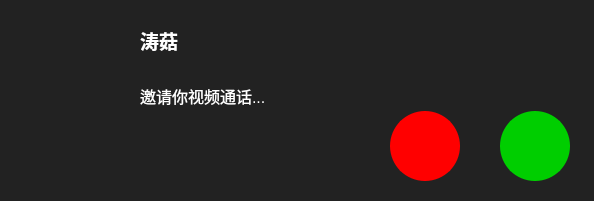
<?xml version="1.0" encoding="UTF-8"?>
<ui version="4.0">
 <class>InviteWidget</class>
 <widget class="QWidget" name="InviteWidget">
  <property name="geometry">
   <rect>
    <x>0</x>
    <y>0</y>
    <width>594</width>
    <height>201</height>
   </rect>
  </property>
  <property name="windowTitle">
   <string>Form</string>
  </property>
  <property name="styleSheet">
   <string notr="true">background-color: rgb(34, 34, 34);</string>
  </property>
  <widget class="QLabel" name="label">
   <property name="geometry">
    <rect>
     <x>20</x>
     <y>20</y>
     <width>100</width>
     <height>100</height>
    </rect>
   </property>
   <property name="minimumSize">
    <size>
     <width>100</width>
     <height>100</height>
    </size>
   </property>
   <property name="styleSheet">
    <string notr="true"/>
   </property>
   <property name="text">
    <string/>
   </property>
   <property name="pixmap">
    <pixmap resource="../../resource.qrc">:/resource/chat/styjx.jpg</pixmap>
   </property>
   <property name="scaledContents">
    <bool>true</bool>
   </property>
  </widget>
  <widget class="QLabel" name="nickname_label">
   <property name="geometry">
    <rect>
     <x>140</x>
     <y>20</y>
     <width>91</width>
     <height>41</height>
    </rect>
   </property>
   <property name="font">
    <font>
     <pointsize>14</pointsize>
     <bold>true</bold>
    </font>
   </property>
   <property name="styleSheet">
    <string notr="true">color: rgb(255, 255, 255);</string>
   </property>
   <property name="text">
    <string>涛菇</string>
   </property>
  </widget>
  <widget class="QLabel" name="status_label">
   <property name="geometry">
    <rect>
     <x>140</x>
     <y>80</y>
     <width>161</width>
     <height>31</height>
    </rect>
   </property>
   <property name="font">
    <font>
     <pointsize>12</pointsize>
    </font>
   </property>
   <property name="styleSheet">
    <string notr="true">color: rgb(255, 255, 255);</string>
   </property>
   <property name="text">
    <string>邀请你视频通话...</string>
   </property>
  </widget>
  <widget class="QWidget" name="layoutWidget">
   <property name="geometry">
    <rect>
     <x>390</x>
     <y>110</y>
     <width>182</width>
     <height>72</height>
    </rect>
   </property>
   <layout class="QHBoxLayout" name="horizontalLayout">
    <property name="spacing">
     <number>40</number>
    </property>
    <item>
     <widget class="QToolButton" name="hang_up_toolBtn">
      <property name="minimumSize">
       <size>
        <width>70</width>
        <height>70</height>
       </size>
      </property>
      <property name="styleSheet">
       <string notr="true">QToolButton {
    border-radius: 35px; /* 使按钮边缘变圆 */
    background-color: red; /* 按钮的背景颜色 */
    color: red; /* 文本颜色 */
    border: 2px solid red; /* 边框颜色和大小 */
    padding: 5px; /* 按钮内部的填充 */
}</string>
      </property>
      <property name="text">
       <string>...</string>
      </property>
      <property name="icon">
       <iconset resource="../../resource.qrc">
        <normaloff>:/resource/chat/hang_up.png</normaloff>:/resource/chat/hang_up.png</iconset>
      </property>
      <property name="iconSize">
       <size>
        <width>50</width>
        <height>50</height>
       </size>
      </property>
     </widget>
    </item>
    <item>
     <widget class="QToolButton" name="listen_toolBtn">
      <property name="minimumSize">
       <size>
        <width>70</width>
        <height>70</height>
       </size>
      </property>
      <property name="styleSheet">
       <string notr="true">QToolButton {
    border-radius: 35px; /* 使按钮边缘变圆 */
    background-color: rgb(0, 206, 0); /* 按钮的背景颜色 */
    color: rgb(0, 206, 0); /* 文本颜色 */
    border: 2px solid rgb(0, 206, 0); /* 边框颜色和大小 */
    padding: 5px; /* 按钮内部的填充 */
}</string>
      </property>
      <property name="text">
       <string>...</string>
      </property>
      <property name="icon">
       <iconset resource="../../resource.qrc">
        <normaloff>:/resource/chat/call.png</normaloff>:/resource/chat/call.png</iconset>
      </property>
      <property name="iconSize">
       <size>
        <width>50</width>
        <height>50</height>
       </size>
      </property>
     </widget>
    </item>
   </layout>
  </widget>
 </widget>
 <resources>
  <include location="../../resource.qrc"/>
 </resources>
 <connections/>
</ui>
